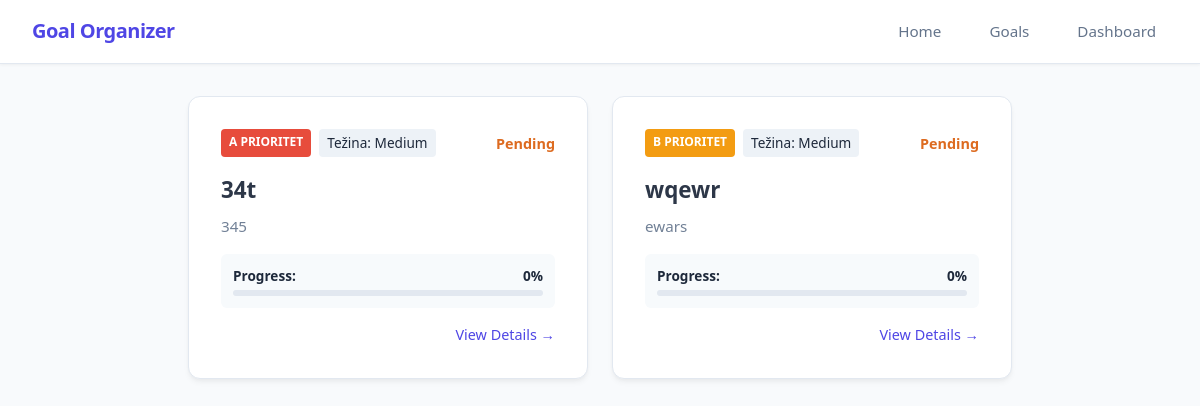
/dashboard, run on the app's committed database.
### app/models_db.py (models this page shows, shortened)
class Goal(db.Model):
    id = db.Column(db.Integer, primary_key=True)
    title = db.Column(db.String(100), nullable=False)
    description = db.Column(db.Text, nullable=False)
    tasks = db.Column(db.JSON, nullable=True, default=[])
    is_completed = db.Column(db.Boolean, default=False)
    progress_percentage = db.Column(db.Float, default=0.0)
    difficulty = db.Column(db.String(20), nullable=False, default='Medium')
    priority = db.Column(db.String(1), nullable=False, default='b')
    created_at = db.Column(db.DateTime, default=datetime.now(timezone.utc), nullable=False)

### app/routes.py (the view)
@main.route("/dashboard", methods=['GET', 'POST'])
def dashboard():
    goals = Goal.query.order_by(Goal.priority.asc()).all()
    return render_template('dashboard.html', goals=goals)

### app/templates/dashboard.html (shortened to what this page needs)
{% extends 'base.html' %}
{%block content%}
<div class="dashboard-wrapper">
    <div class="goals-grid-container">
        {% if goals %}
            {% for goal in goals %}
                <div class="card" style="margin: 0; display: flex; flex-direction: column; gap: 1rem; justify-content: space-between;">
                    <div style="display: flex; gap: 0.5rem; align-items: center; justify-content: space-between;">
                        <div style="display: flex; gap: 0.5rem;">
                            <span class="badge badge-{{ goal.priority }} ">{{ goal.priority | upper }} prioritet</span>
                            <span style="background: #edf2f7; padding: 0.25rem 0.5rem; border-radius: 4px; font-size: 0.85rem; font-weight: 500;">
                                Težina: {{ goal.difficulty }}
                            </span>
                        </div>
                        <div>
                            {% if goal.is_completed %}
                                <span style="color: #38a169; font-weight: bold; font-size: 0.9rem;">✓ Completed</span>
                            {% else %}
                                <span style="color: #dd6b20; font-weight: bold; font-size: 0.9rem;">Pending</span>
                            {% endif %}
                        </div>
                    </div>
                    <div>
                        <h2 style="margin: 0 0 0.5rem 0; font-size: 1.4rem;">
                            <a href="{{ url_for('main.view_goal', goal_id=goal.id) }}" style="color: #2d3748; text-decoration: none; hover: underline;">
                                {{ goal.title }}
                            </a>
                        </h2>
                        <p style="margin: 0; color: #718096; line-height: 1.5; font-size: 0.95rem;">
                            {{ goal.description or 'Nema opisa.' }}
                        </p>
                    </div>
                    <div style="background: #f7fafc; padding: 0.75rem; border-radius: 6px;">
                        <div style="display: flex; justify-content: space-between; margin-bottom: 0.25rem; font-weight: 600; font-size: 0.85rem;">
                            <span>Progress:</span>
                            <span>{{ goal.progress_percentage | round | int }}%</span>
                        </div>
                        <div style="width: 100%; background: #e2e8f0; height: 6px; border-radius: 4px; overflow: hidden;">
                        </div>
                    </div>
                    <div style="display: flex; justify-content: flex-end; margin-top: auto;">
                        <a href="{{ url_for('main.view_goal', goal_id=goal.id) }}" style="text-decoration: none; color: var(--primary); font-weight: 500; font-size: 0.9rem;">
                            View Details →
                        </a>
                    </div>
                </div>
            {% endfor %}
        {% else %}
            <p style="grid-column: span 2; text-align: center; color: var(--text-muted); font-style: italic;">
                Trenutno nemate dodanih ciljeva.
            </p>
        {% endif %}
    </div>
</div>
{% endblock %}

### app/templates/base.html (shortened to what this page needs)
<!DOCTYPE html>
<html lang="en">
<head>
    <script src="https://unpkg.com/@tailwindcss/browser@4"></script>
</head>
<body>
    <header>
        <nav class="navbar">
            <div class="navbar-container">
                <a href="/" class="navbar-brand">Goal Organizer</a>
                <ul class="navbar-links">
                    <a href="/">Home</a>
                    <a href="/goals" id="goals">Goals</a>
                    <a href="/dashboard">Dashboard</a>
                </ul>
            </div>
        </nav>
    </header>
    <main>
        {%block content %} {% endblock %}
    </main>
</body>
<link rel="stylesheet"
      href="{{ url_for('static', filename='style.css') }}">
</html>

### app/static/style.css (style rules this page uses)
:root { --bg-color: #f8fafc; --card-bg: #ffffff; --text-main: #1e293b; --text-muted: #64748b; --border-color: #e2e8f0; --primary: #4f46e5; --primary-hover: #4338ca; --success: #22c55e; --pending: #f59e0b; }
body { font-family: 'Segoe UI', Roboto, Helvetica, Arial, sans-serif; background-color: var(--bg-color); color: var(--text-main); margin: 0; padding: 2rem; display: flex; justify-content: center; }
h1, h2, h3, a, .goal-title { white-space: nowrap; overflow: hidden; text-overflow: ellipsis; max-width: 100%; }
p { word-break: break-word; overflow-wrap: anywhere; white-space: normal; }
.badge { padding: 4px 8px; border-radius: 4px; font-size: 12px; font-weight: bold; text-transform: uppercase; }
.badge-a { background-color: #e74c3c; color: white; }
.badge-b { background-color: #f39c12; color: white; }
.card { max-width: 600px; min-width: 400px; background: var(--card-bg); padding: 2rem; border-radius: 12px; box-shadow: 0 4px 6px -1px rgba(0, 0, 0, 0.05), 0 2px 4px -1px rgba(0, 0, 0, 0.03); border: 1px solid var(--border-color); }
.card h2 { margin-top: 0; margin-bottom: 1.5rem; font-size: 1.25rem; font-weight: 600; }
.badge { padding: 0.25rem 0.5rem; border-radius: 4px; font-size: 0.75rem; font-weight: 600; text-transform: uppercase; }
.navbar { position: fixed; top: 0; left: 0; right: 0; height: 64px; background-color: var(--card-bg); border-bottom: 1px solid var(--border-color); box-shadow: 0 1px 3px 0 rgba(0, 0, 0, 0.05); display: flex; justify-content: center; align-items: center; z-index: 1000; }
.navbar-container { width: 100%; max-width: 1200px; padding: 0 2rem; display: flex; justify-content: space-between; align-items: center; box-sizing: border-box; }
.navbar-brand { font-size: 1.25rem; font-weight: 700; color: var(--primary); text-decoration: none; letter-spacing: -0.025em; }
.navbar-links { display: flex; gap: 1.5rem; list-style: none; margin: 0; padding: 0; }
.navbar-links a { text-decoration: none; color: var(--text-muted); font-size: 0.95rem; font-weight: 500; padding: 0.5rem 0.75rem; border-radius: 6px; transition: color 0.2s, background-color 0.2s; }
body { padding-top: calc(64px + 2rem); }
.dashboard-wrapper { width: 100%; max-width: 1200px; margin: 0 auto; }
.goals-grid-container { display: grid; grid-template-columns: repeat(2, 1fr); gap: 1.5rem; width: 100%; }

### data on the page
Goal: priority "A", difficulty "Medium", is_completed "Pending", title "34t", description "345", progress_percentage "0"
Goal: priority "B", difficulty "Medium", is_completed "Pending", title "wqewr", description "ewars", progress_percentage "0"
